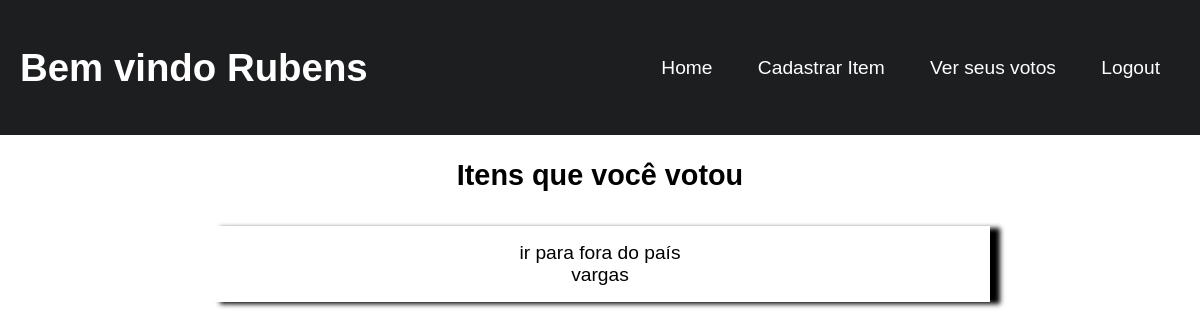
Page /ver_seus_votos (signed in) on the earlier database version.
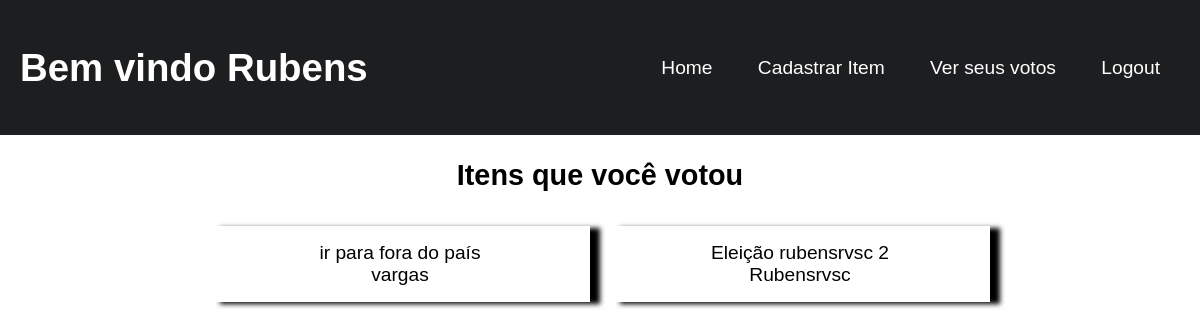
Same page on the later database version.
### voting/models.py (models this page shows, shortened)
class Vote(models.Model):
    eleitor_vote = models.ForeignKey(Eleitor,related_name="eleitor_vote",on_delete=models.CASCADE,null=True)
    item_vote = models.ForeignKey(Item,related_name="item_vote",on_delete=models.CASCADE,null=True)

class Item(models.Model):
    nome = models.CharField(max_length=100)
    descricao = models.CharField(max_length=300)
    itens = models.ForeignKey(Eleitor,related_name="eleitor_item",on_delete=models.CASCADE,null=True)

class Eleitor(models.Model):
    user = models.OneToOneField(User,related_name="eleitor",on_delete=models.CASCADE)

### voting/views.py (the view)
# urls.py: path('ver_seus_votos',VerSeusVotosView.as_view(),name="ver_seus_votos")
class VerSeusVotosView(generic.View):
    template_name = "ver_seus_votos.html"
    @method_decorator(login_required)
    def get(self,request):
        data = {
            'user':request.user,
            'votos': Vote.objects.filter(eleitor_vote=request.user.eleitor)
        }
        el = Eleitor.objects.get(user=request.user)
        return render(request,self.template_name,data)

### voting/templates/ver_seus_votos.html (shortened to what this page needs)
{% load static %}
<link href="{% static "style/cabecalho.css" %}" rel="stylesheet">
<link href="{% static "style/itens.css" %}" rel="stylesheet">
<body>
<header class="header">
<h1>Bem vindo  {{request.user.username}}</h1>
<nav class="menu">
    <ul>
        <li>
            <a href="{% url 'index' %}">Home</a>
            <a href="{% url 'cadastrar_item' %}">Cadastrar Item</a>
            <a href="{% url 'ver_seus_votos' %}">Ver seus votos</a>
            <a href="{% url 'logout' %}">Logout</a>
</li>
</ul>
</nav>
</header>
<div class="h2_voto">
<h2>Itens que você votou</h2>
</div>
<section class="flex">
    {% for i in votos%}
    <div>
        <p>{{i.item_vote.nome}}</p>
        <p>{{i.item_vote.itens.user.username}}</p>
    </div>
    {% endfor %}
</section>

Differences in the rows shown:
added Vote: item_vote.nome "Eleição rubensrvsc 2", item_vote.itens.user.username "Rubensrvsc"
